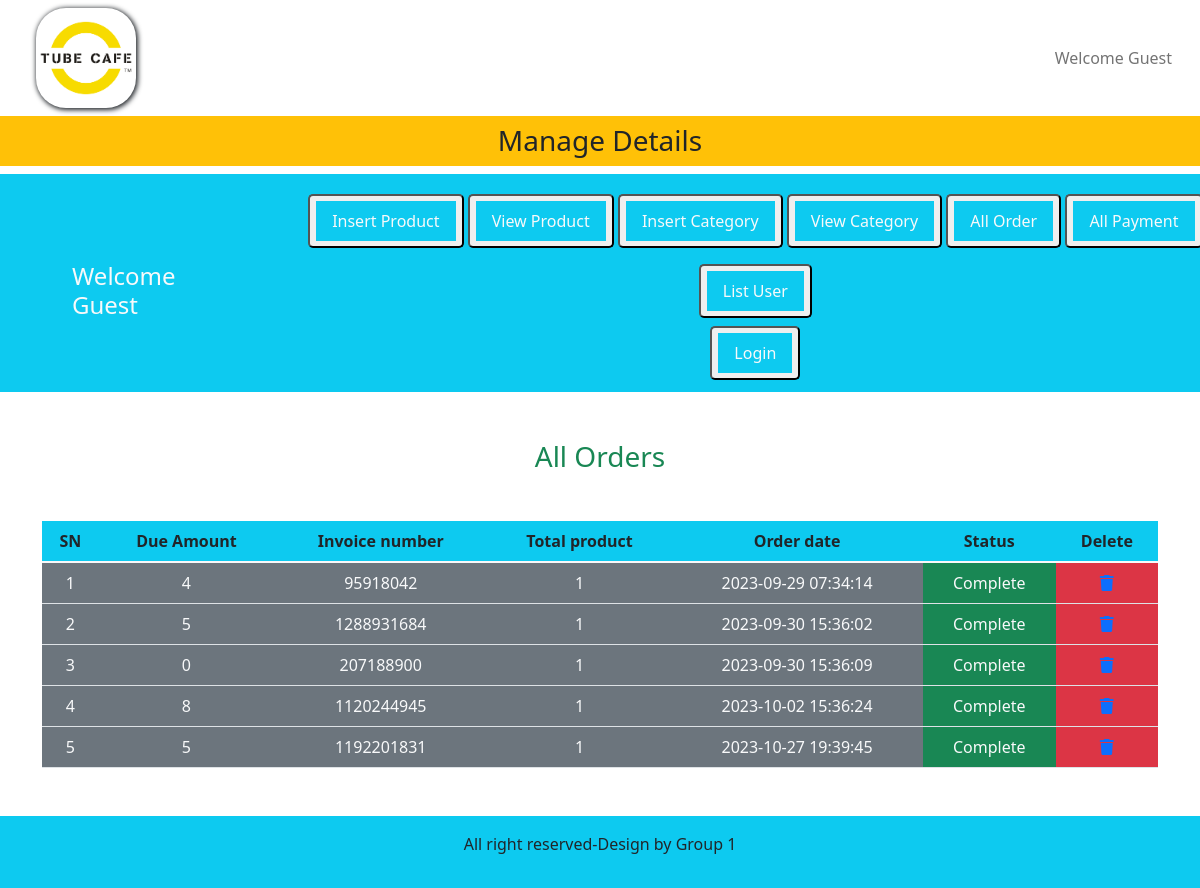
The page /admin_area/index.php?list_orders on the database its author committed.
### tables this page shows
CREATE TABLE `user_order` (
  `order_id` int(11) NOT NULL,
  `user_id` int(11) NOT NULL,
  `amount_due` int(255) NOT NULL,
  `invoice_number` int(255) NOT NULL,
  `total_product` int(255) NOT NULL,
  `order_date` timestamp NOT NULL DEFAULT current_timestamp() ON UPDATE current_timestamp(),
  `order_status` varchar(100) NOT NULL
);

### admin_area/list_orders.php (the view, shortened to what this page needs)
<h3 class="text-center text-success">All Orders</h3>
<table class="table table-borderd mt-5">
    <thead class="bg-info text-center">
        <?php
            $get_order="Select * from `user_order`";
            $result=mysqli_query($con,$get_order);
            $row_count=mysqli_num_rows($result);
            echo "
            <tr>
                <th>SN</th>
                <th>Due Amount</th>
                <th>Invoice number</th>
                <th>Total product</th>
                <th>Order date</th>
                <th>Status</th>
                <th>Delete</th>
            </tr>
        </thead>
        <tbody class='bg-secondary text-center text-light'>";
        if($row_count==0){
            echo "<h2 class='text-danger text-center mt-5'>No orders yet.</h2>";
        }else{
            $number=0;
            while($row_data=mysqli_fetch_assoc($result)){
                $order_id=$row_data['order_id'];
                $amount_due=$row_data['amount_due'];
                $invoice_number=$row_data['invoice_number'];
                $total_product=$row_data['total_product'];
                $order_date=$row_data['order_date'];
                $order_status=$row_data['order_status'];
                $number++;
                ?>
                <tr>
                    <td><?php echo $number ?></td>
                    <td><?php echo $amount_due ?></td>
                    <td><?php echo $invoice_number ?></php></td>
                    <td><?php echo $total_product ?></td>
                    <td><?php echo $order_date ?></td>
                    <td class="bg-success"><?php echo $order_status ?></td>
                    <td class="bg-danger"><a href='index.php?delete_listOrder=<?php echo $order_id ?>' type="button" data-toggle="modal" data-target="#exampleModal"><i class='fa-solid fa-trash'></i></a></td>
            </tr>
            <?php
            }
            }
        ?>
    </tbody>
</table>

### rows shown on the page
user_order: amount_due "4", invoice_number "95918042", total_product "1", order_date "2023-09-29 07:34:14", order_status "Complete"
user_order: amount_due "5", invoice_number "1288931684", total_product "1", order_date "2023-09-30 15:36:02", order_status "Complete"
user_order: amount_due "0", invoice_number "207188900", total_product "1", order_date "2023-09-30 15:36:09", order_status "Complete"
user_order: amount_due "8", invoice_number "1120244945", total_product "1", order_date "2023-10-02 15:36:24", order_status "Complete"
user_order: amount_due "5", invoice_number "1192201831", total_product "1", order_date "2023-10-27 19:39:45", order_status "Complete"
